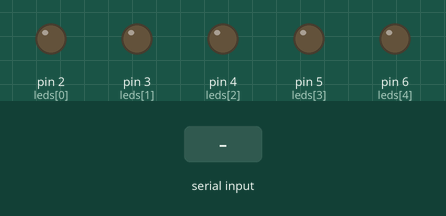
Bench run of a sketch on a simulated Arduino Uno, built with avr-gcc and run on an emulated ATmega328P. On the bench: output pins drawn as LEDs (lit = HIGH). The test bench sets the inputs (shaded band). Random numbers use the default seed unless the sketch sets one.

Above: at 1.2 s.
1.3 s: "ALLON\n" received over Serial
At 2.0 s:
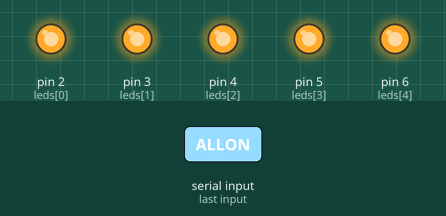
2.8 s: "PAT1\n" received over Serial
At 3.1 s:
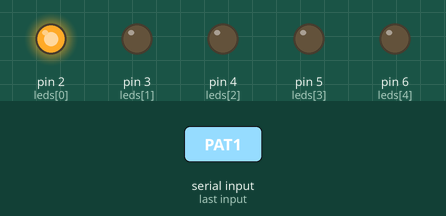
4.3 s: "PAT2\n" received over Serial
At 5.4 s:
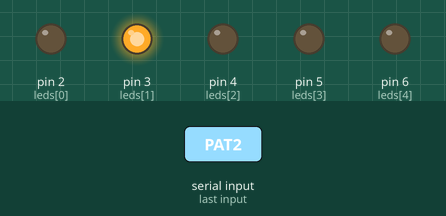
5.8 s: "PAT4\n" received over Serial
At 6.6 s:
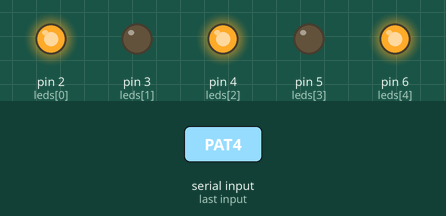
7.3 s: "PAT5\n" received over Serial
At 7.7 s:
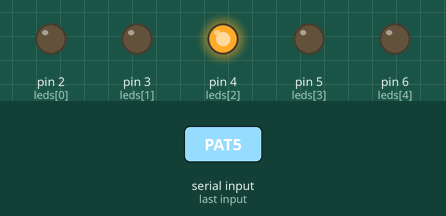
8.8 s: "OFF\n" received over Serial
At 10.0 s:
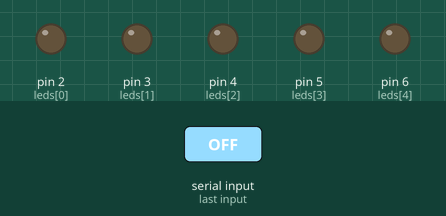
Timing chart, 0 to 11.3 s (numbered marks = the images above; inputs shaded):
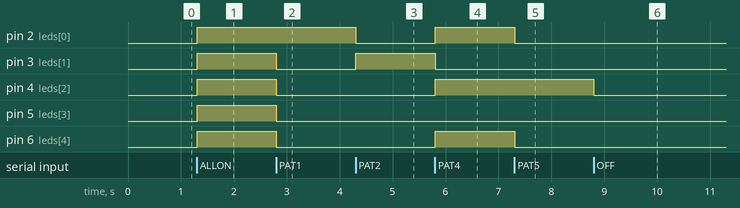

Measured:
- after the input at 1.3 s, pin 2 (leds[0]), pin 3 (leds[1]), pin 4 (leds[2]), pin 5 (leds[3]), pin 6 (leds[4]): LOW → HIGH at once
- after the input at 2.8 s, pin 3 (leds[1]), pin 4 (leds[2]), pin 5 (leds[3]), pin 6 (leds[4]): HIGH → LOW at once
- after the input at 4.3 s, pin 2 (leds[0]): HIGH → LOW at once; pin 3 (leds[1]): LOW → HIGH at once
- after the input at 5.8 s, pin 2 (leds[0]), pin 4 (leds[2]), pin 6 (leds[4]): LOW → HIGH at once; pin 3 (leds[1]): HIGH → LOW at once
- after the input at 7.3 s, pin 2 (leds[0]), pin 6 (leds[4]): HIGH → LOW at once
- after the input at 8.8 s, pin 4 (leds[2]): HIGH → LOW at once

The sketch:

patterns.ino
```cpp
int leds[] = {2, 3, 4, 5, 6};
int n = 5;
String data = "";
int i = 0;
int dir = 1;
bool state = false;

void setup() {
  for (int j = 0; j < n; j++) {
    pinMode(leds[j], OUTPUT);
  }
  Serial.begin(9600);
}

void loop() {
  if (Serial.available() > 0) {
    data = Serial.readStringUntil('\n');
    if (data == "OFF") {
      for (int j = 0; j < n; j++) digitalWrite(leds[j], LOW);
    } else if (data == "ALLON") {
      for (int j = 0; j < n; j++) digitalWrite(leds[j], HIGH);
    } else if (data == "PAT1") {
      for (int j = 0; j < n; j++) {
        digitalWrite(leds[j], LOW);
      }
      digitalWrite(leds[i], HIGH);
      i = (i + 1) % n;
      delay(200);
    } else if (data == "PAT2") {
      for (int j = 0; j < n; j++) {
        digitalWrite(leds[j], LOW);
      }
      digitalWrite(leds[i], HIGH);
      i += dir;
      if (i == n - 1 || i == 0) dir = -dir;
      delay(200);
    } else if (data == "PAT3") {
      state = !state;
      for (int j = 0; j < n; j++) digitalWrite(leds[j], state);
      delay(400);
    } else if (data == "PAT4") {
      state = !state;
      for (int j = 0; j < n; j++) {
        if (state && j % 2 == 0) digitalWrite(leds[j], HIGH);
        else if (!state && j % 2 == 1) digitalWrite(leds[j], HIGH);
        else digitalWrite(leds[j], LOW);
      }
      delay(300);
    } else if (data == "PAT5") {
      for (int j = 0; j < n; j++) digitalWrite(leds[j], LOW);
      digitalWrite(leds[random(n)], HIGH);
      delay(150);
    }
  }
}
```
